Frame 1 (no input): blank canvas, image omitted
Frame 60 (no input): blank canvas, image omitted
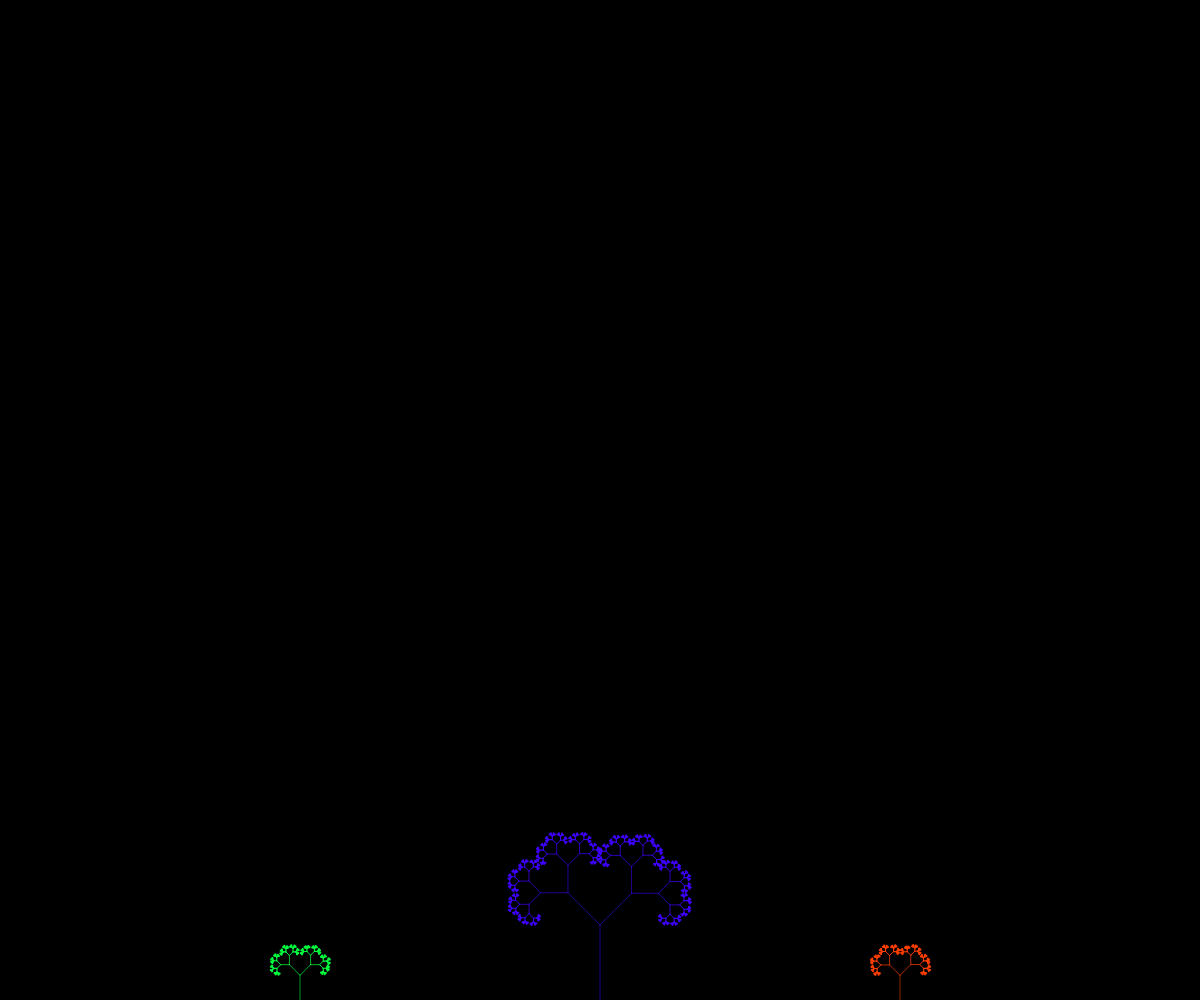
Frame 120 (the mouse pressed at the canvas centre since frame 60)

The p5.js sketch whose frames 1 and 60 were blank and that drew this single picture after the mouse press (run headless with seeded random() and noise() and a simulated clock; from frame 60 on, the mouse is pressed at the canvas centre):

// p5.js sketch
// ── sketch.js
var theta;

function setup() {
  createCanvas(windowWidth, windowHeight);
}

function draw() {
  background(0);
  theta = map(mouseY,0,height,0,PI/2);
  // TODO :
  // Use recursive function for number of trees
  push();
  translate(width/2, height);
  stroke(map(mouseX, 0, width, 0,125),0,255);
  branch(map(mouseX, 0,windowWidth, 0,150));
  pop();

  push();
  translate(width/4, height);
  stroke(0,255,map(mouseX, 0, width, 0,125));
  branch(map(mouseX, 0, width, 0,50));
  pop();

  push();
  translate(width/2+width/4, height);
  stroke(255,map(mouseX, 0, width, 0,125),0);
  branch(map(mouseX, 0, width, 0,50));
  pop();
}

function branch(len) {
  strokeWeight(2/len+0.5);

  line(0, 0, 0, -len);
  // Move to the end of that line
  translate(0, -len+random(-0.5,0.5));

  len *= 0.60;
  if (len > 1) {
    // Right
    push();
    rotate(theta);
    branch(len);
    pop();
    // Left
    push();
    rotate(-theta);
    branch(len);
    pop();
  }
}
